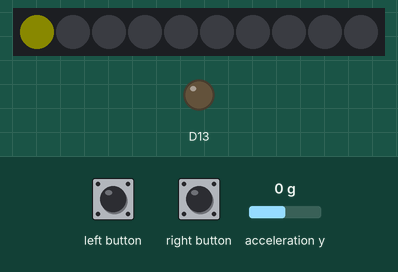
Simulated run of this sketch. Board: Adafruit Circuit Playground Express. Parts: 10 RGB LEDs in strip order, left to right, output pins drawn as LEDs (lit = HIGH). The test bench sets the inputs (shaded band); at power-on: acceleration y 0 g. Dim RGB values are drawn brighter than linear; what the sketch prints to the serial monitor is not drawn.

Above: at 1.2 s.
1.3 s: right button pressed for 0.15 s
At 2.6 s:
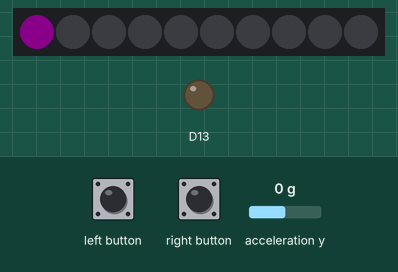
2.9 s: right button pressed for 1 s
At 5.1 s:
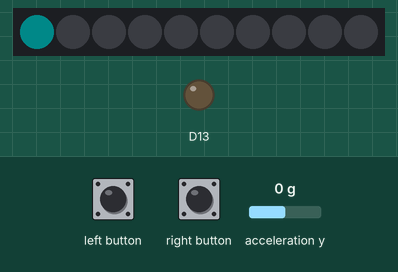
Timing chart, 0 to 4.0 s (numbered marks = the images above; inputs shaded):
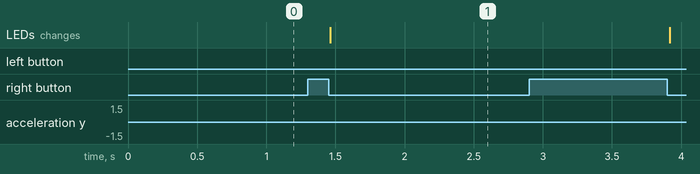

Measured:
- after the input at 1.3 s, the LEDs: change after 0.16 s (image 1)

The sketch:

FidgetSpinnerDimTealYellowMagenta.ino
```cpp
// (licence header left out)
#include <Adafruit_CircuitPlayground.h>
#include "FidgetSpinner.h"
#include "PeakDetector.h"


// Configure which accelerometer axis to check:
// This should be one of the following values (uncomment only ONE):
//#define AXIS              CircuitPlayground.motionX()    // X axis, good for Circuit Playground express (SAMD21).
#define AXIS                CircuitPlayground.motionY()    // Y axis, good for Circuit Playground classic (32u4).
//#define AXIS              CircuitPlayground.motionZ()    // Z axis, wacky--try it!

// Configure how the axis direction compares to pixel movement direction:
#define INVERT_AXIS         true  // Set to true or 1 to invert the axis direction vs.
                                  // pixel movement direction, or false/0 to disable.
                                  // If the pixels spin in the opposite direction of your
                                  // flick all the time then try changing this value.

// Configure pixel brightness.
// Set this to a value from 0 to 255 (minimum to maximum brightness).
#define BRIGHTNESS          10

// Configure peak detector behavior:
#define LAG                 30     // Lag, how large is the buffer of filtered samples.
                                   // Must be an integer value!
#define THRESHOLD           20.0   // Number of standard deviations above average a
                                   // value needs to be to be considered a peak.
#define INFLUENCE            0.1   // Scale down peak values to this percent influence
                                   // when storing them back in the filtered values.
                                   // Should be a value from 0 to 1.0 where smaller
                                   // values mean peaks have less influence.

// Configure spinner decay, i.e. how much it slows down.  This should
// be a value from 0 to 1 where smaller values cause the spinner to
// slow down faster.
#define DECAY                0.6

// Debounce times for peak detection and button presses.
// You probably don't need to change these.
#define PEAK_DEBOUNCE_MS     500
#define BUTTON_DEBOUNCE_MS   20

// Define combinations of colors.  Each combo has a primary and secondary color
// that are defined as 24-bit RGB values (like HTML colors, set them using hex
// values).  First define a struct to specify the types colors.  Then define
// the list of color combos.  If you want to change color combos (like add or
// remove them, skip down to the colors[] array below and change it.
typedef struct {
  uint32_t primary;
  uint32_t secondary;
} colorCombo;
// Add or remove color combos here:
colorCombo colors[] = {
  // Each color combo has the following form:
  // { .primary = 24-bit RGB color (use hex), .secondary = 24-bit RGB color },
  // Make sure each combo ends in a comma EXCEPT for the last one!
  { .primary = 0xFFFF00, .secondary = 0x000000 },  // Red to black
  { .primary = 0xFF00FF, .secondary = 0x000000 },  // Green to black
  { .primary = 0x00FFFF, .secondary = 0x000000 },  // Blue to black
  { .primary = 0xFFFF00, .secondary = 0x00FFFF },  // Red to green
  { .primary = 0xFF00FF, .secondary = 0x00FFFF },  // Red to blue
  { .primary = 0x00FFFF, .secondary = 0xFF00FF }   // Green to blue
};

// Uncomment this to output a stream of debug information
// from the accelerometer and peak detector.  Use the serial
// plotter to view the graph of these 4 values:
//  - Accelerometer y axis value (in m/s^2)
//  - Peak detector filtered y axis average
//  - Peak detector filtered y axis standard deviation
//  - Peak detector result, 0=no peak 1=positive peak, -1=negative peak
#define DEBUG


// Global state used by the sketch (you don't need to change this):
PeakDetector peakDetector(LAG, THRESHOLD, INFLUENCE);
FidgetSpinner fidgetSpinner(DECAY);
uint32_t lastMS = millis();
uint32_t peakDebounce = 0;
uint32_t buttonDebounce = 0;
bool lastButton1;
bool lastButton2;
int currentAnimation = 0;
int currentColor = 0;


void setup() {
  // Initialize serial output for debugging and plotting.
  Serial.begin(115200);
  // Initialize Circuit Playground library and set accelerometer
  // to its widest +/-16G range.
  CircuitPlayground.begin(BRIGHTNESS);
  CircuitPlayground.setAccelRange(LIS3DH_RANGE_16_G);
  // Initialize starting button state.
  lastButton1 = CircuitPlayground.leftButton();
  lastButton2 = CircuitPlayground.rightButton();
}

void loop() {
  // Update time since last loop call.
  uint32_t currentMS = millis();
  uint32_t deltaMS = currentMS - lastMS;  // Time in milliseconds.
  float deltaS = deltaMS / 1000.0;        // Time in seconds.
  lastMS = currentMS;

  // Grab the current accelerometer axis value and look for a sudden peak.
  float accel = AXIS;
  int result = peakDetector.detect(accel);

  // If in debug mode, print out the current acceleration and peak detector
  // state (average, standard deviation, and peak result).  Use the serial
  // plotter to view this over time.
  #ifdef DEBUG
    Serial.print(accel);
    Serial.print(",");
    Serial.print(peakDetector.getAvg());
    Serial.print(",");
    Serial.print(peakDetector.getStd());
    Serial.print(",");
    Serial.println(result);
  #endif

  // If there was a peak and enough time has elapsed since the last peak
  // (i.e. to 'debounce' the noisey peak signal a bit) then start the spinner
  // moving at a velocity proportional to the accelerometer value.
  if ((result != 0) && (currentMS >= peakDebounce)) {
    peakDebounce = currentMS + PEAK_DEBOUNCE_MS;
    // Invert accel because accelerometer axis positive/negative is flipped
    // with respect to pixel positive/negative movement.
    if (INVERT_AXIS) {
      fidgetSpinner.spin(-accel);
    }
    else {
      fidgetSpinner.spin(accel);
    }
  }

  // Check if enough time has passed to test for button releases.
  if (currentMS >= buttonDebounce) {
    buttonDebounce = currentMS + BUTTON_DEBOUNCE_MS;
    // Check if any button was released.  I.e. the last known button
    // state was pressed (true) and the current state is released (false).
    bool button1 = CircuitPlayground.leftButton();
    bool button2 = CircuitPlayground.rightButton();
    if (!button1 && lastButton1) {
      // Button 1 released!
      // Change to the next animation (looping back to start after 3 since
      // there are 4 total animations).
      currentAnimation = (currentAnimation + 1) % 4;
    }
    if (!button2 && lastButton2) {
      // Button 2 released!
      // Change to the next color index.
      currentColor = (currentColor + 1) % (sizeof(colors)/sizeof(colorCombo));
    }
    lastButton1 = button1;
    lastButton2 = button2;
  }

  // Update the spinner position and draw the current animation frame.
  float pos = fidgetSpinner.getPosition(deltaS);
  switch (currentAnimation) {
    case 0:
      // Single dot.
      animateDots(pos, 1);
      break;
    case 1:
      // Two opposite dots.
      animateDots(pos, 2);
      break;
    case 2:
      // Sine wave with one peak.
      animateSine(pos, 1.0);
      break;
    case 3:
      // Sine wave with two peaks.
      animateSine(pos, 2.0);
      break;
  }
}


// Helper functions:
void fillPixels(const uint32_t color) {
  // Set all the pixels on CircuitPlayground to the specified color.
  for (int i=0; i<CircuitPlayground.strip.numPixels();++i) {
    CircuitPlayground.strip.setPixelColor(i, color);
  }
}

float constrainPosition(const float pos) {
  // Take a continuous positive or negative value and map it to its relative positon
  // within the range 0...<10 (so it's valid as an index to CircuitPlayground pixel
  // position).
  float result = fmod(pos, CircuitPlayground.strip.numPixels());
  if (result < 0.0) {
    result += CircuitPlayground.strip.numPixels();
  }
  return result;
}

float lerp(const float x, const float x0, const float x1, const float y0, const float y1) {
  // Linear interpolation of value y within y0...y1 given x and range x0...x1.
  return y0 + (x-x0)*((y1-y0)/(x1-x0));
}

uint32_t primaryColor() {
  return colors[currentColor].primary;
}

uint32_t secondaryColor() {
  return colors[currentColor].secondary;
}

uint32_t colorLerp(const float x, const float x0, const float x1, const uint32_t c0, const uint32_t c1) {
  // Perform linear interpolation of 24-bit RGB color values.
  // Will return a color within the range of c0...c1 proportional to the value x within x0...x1.
  uint8_t r0 = (c0 >> 16) & 0xFF;
  uint8_t g0 = (c0 >> 8) & 0xFF;
  uint8_t b0 = c0 & 0xFF;
  uint8_t r1 = (c1 >> 16) & 0xFF;
  uint8_t g1 = (c1 >> 8) & 0xFF;
  uint8_t b1 = c1 & 0xFF;
  uint32_t r = int(lerp(x, x0, x1, r0, r1));
  uint32_t g = int(lerp(x, x0, x1, g0, g1));
  uint32_t b = int(lerp(x, x0, x1, b0, b1));
  return (r << 16) | (g << 8) | b;
}

// Animation functions:
void animateDots(float pos, int count) {
  // Simple discrete dot animation.  Spins dots around the board based on the specified
  // spinner position.  Count specifies how many dots to display, each one equally spaced
  // around the pixels (in practice any count that 10 isn't evenly divisible by will look odd).
  // Count should be from 1 to 10 (inclusive)!
  fillPixels(secondaryColor());
  // Compute each dot's position and turn on the appropriate pixel.
  for (int i=0; i<count; ++i) {
    float dotPos = constrainPosition(pos + i*(float(CircuitPlayground.strip.numPixels())/float(count)));
    CircuitPlayground.strip.setPixelColor(int(dotPos), primaryColor());
  }
  CircuitPlayground.strip.show();
}

void animateSine(float pos, float frequency) {
  // Smooth sine wave animation.  Sweeps a sine wave of primary to secondary color around
  // the board pixels based on the specified spinner position.
  // Compute phase based on spinner position.  As the spinner position changes the phase will
  // move the sine wave around the pixels.
  float phase = 2.0*PI*(constrainPosition(pos)/10.0);
  for (int i=0; i<CircuitPlayground.strip.numPixels();++i) {
    // Use a sine wave to compute the value of each pixel based on its position for time
    // (and offset by the global phase that depends on fidget spinner position).
    float x = sin(2.0*PI*frequency*(i/10.0)+phase);
    CircuitPlayground.strip.setPixelColor(i, colorLerp(x, -1.0, 1.0, primaryColor(), secondaryColor()));
  }
  CircuitPlayground.strip.show();
}
```

FidgetSpinner.h
```cpp
// (licence header left out)
#ifndef FIDGETANIMATION_H
#define FIDGETANIMATION_H

class FidgetSpinner {
public:
  FidgetSpinner(float decay=0.5):
    _position(0.0), _velocity(0.0), _elapsedS(0.0), _decay(decay)
  {}

  void spin(float velocity) {
    // Start the fidget spinner moving at the specified velocity (in pixels/second).
    // Over time the spinner will slow down based on its decay value.
    _velocity = velocity;
    _elapsedS = 0.0;  // Reset elapsed time to start the decay from the beginning.
  }

  float getPosition(float deltaS) {
    // Get the fidget spinner's current position after moving for the specified number
    // of milliseconds.  Returns a continuous value in the range 0...<10.
    _elapsedS += deltaS;
    // Compute current velocity based on exponential decay of initial
    // velocity over the elapsed time (this causes the spinner to
    // gradually slow down and mimics the effects of friction).
    float currentVelocity = _velocity*pow(_decay, _elapsedS);
    // Now move the position based on the current velocity.
    _position += currentVelocity*deltaS;
    // Finally make sure position is constrained within 0...<10 range.
    _position = fmod(_position, 10.0);
    if (_position < 0.0) {
      // Ensure position is never negative by wrapping back to the
      // same pixel position in a positive location.
      _position += 10.0;
    }
    return _position;
  }

private:
  float _position;
  float _velocity;
  float _elapsedS;
  float _decay;
};

#endif
```

PeakDetector.h
```cpp
// (licence header left out)
#ifndef PEAKDETECTOR_H
#define PEAKDETECTOR_H

class PeakDetector {
public:
  PeakDetector(const int lag=5, const float threshold=3.5, const float influence=0.5):
    _lag(lag), _threshold(threshold), _influence(influence), _avg(0.0), _std(0.0), _primed(false), _index(0)
  {
    // Allocate memory for last samples (used during averaging) and set them all to zero.
    _filtered = new float[lag];
    for (int i=0; i<lag; ++i) {
      _filtered[i] = 0.0;
    }
  }

  ~PeakDetector() {
    // Deallocate memory for samples.
    if (_filtered != NULL) {
      delete[] _filtered;
    }
  }

  int detect(float sample) {
    // Detect if the provided sample is a positive or negative peak.
    // Will return 0 if no peak detected, 1 if a positive peak and -1
    // if a negative peak.
    int result = 0;
    // Fill up filtered samples if not yet primed with enough available samples.
    if (_primed && (abs(sample-_avg) > (_threshold*_std))) {
      // Detected a peak!
      // Determine type of peak, positive or negative.
      if (sample > _avg) {
        result = 1;
      }
      else {
        result = -1;
      }
      // Save this sample but scaled down based on influence.
      _filtered[_index] = (_influence*sample) + ((1.0-_influence)*_filtered[_previousIndex()]);
    }
    else {
      // Did not detect a peak, or not yet primed with enough samples.
      // Just record this sample and move on.
      _filtered[_index] = sample;
    }
    // Increment index of next filtered sample.
    _incrementIndex();
    // When primed update the average and standard deviation of the most recent
    // filtered values.
    if (_primed) {
      // Compute mean of filtered values.
      _avg = 0.0;
      for (int i=0; i<_lag; ++i) {
        _avg += _filtered[i];
      }
      _avg = _avg/float(_lag);
      // Compute standard deviation of filtered values.
      _std = 0.0;
      for (int i=0; i<_lag; ++i) {
        _std += pow(_filtered[i]-_avg, 2.0);
      }
      _std = sqrt(_std/float(_lag));
    }
    return result;
  }

  float getAvg() {
    // Return the current signal average, useful for debugging.
    return _avg;
  }

  float getStd() {
    // Return the current signal standard deviation, useful for debugging.
    return _std;
  }

private:
  float _lag;
  float _threshold;
  float _influence;
  float* _filtered;
  float _avg;
  float _std;
  bool _primed;
  int _index;

  void _incrementIndex() {
    // Increment the index of the current sample.
    _index += 1;
    if (_index >= _lag) {
      // Loop back to start of sample buffer when full, but be sure to note
      // when this happens to indicate we are primed with enough samples.
      _index = 0;
      _primed = true;
    }
  }

  int _previousIndex() {
    // Find the index of the last sample.
    int result = _index-1;
    if (result < 0) {
      result = _lag-1;
    }
    return result;
  }
};

#endif
```
